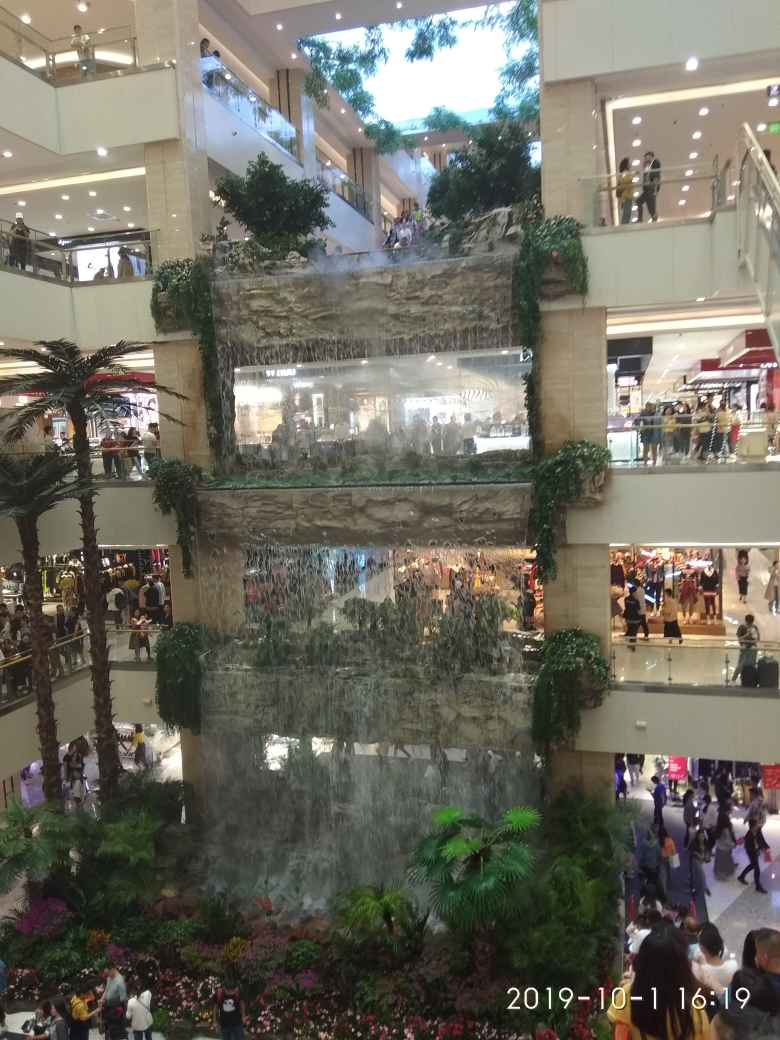
#> input picture photo/20191009142745.jpg, 3120 x 4160 px (shown at 1/4 size); its folder holds only this picture in this run
$ python resize.py   (older library calls are emulated)
#> lines starting #> are read from the running program, lines starting #| are printed output that depends on the picture
#!/usr/bin/env python

import os
from PIL import Image

size = 512, 512

def resize(photo_path):
#> called with photo_path = './photo'
    for root, dirs, files in os.walk(photo_path):
        print('根目录:{0},文件夹:{1},文件数:{2}'.format(root,dirs,len(files)))
        for f in files:
            outfile = f.replace(".jpg", ".thumbnail.jpg")
            try:
                im = Image.open('{0}/{1}'.format(photo_path,f))
#> im is the input picture: PIL image 3120x4160 RGB; mean R, G, B 111.8, 108.9, 97.8
                im.thumbnail(size, Image.ANTIALIAS)
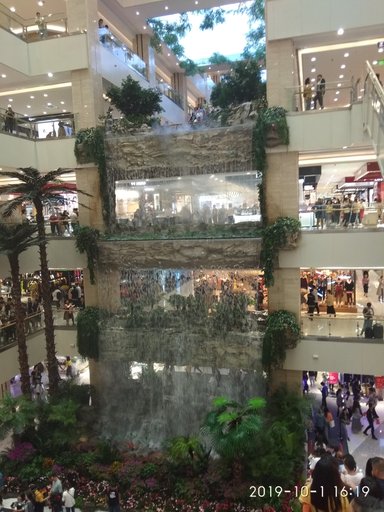
#> im: PIL image 384x512 RGB; mean R, G, B 111.8, 108.9, 97.8
                im.save('./resize/{0}'.format(outfile), "JPEG")
            except IOError:
                print('cannot create thumbnail for{0}'.format(outfile))


if __name__ == "__main__":
    resize('./photo')

$ run again, on photo/201910091429043.jpg
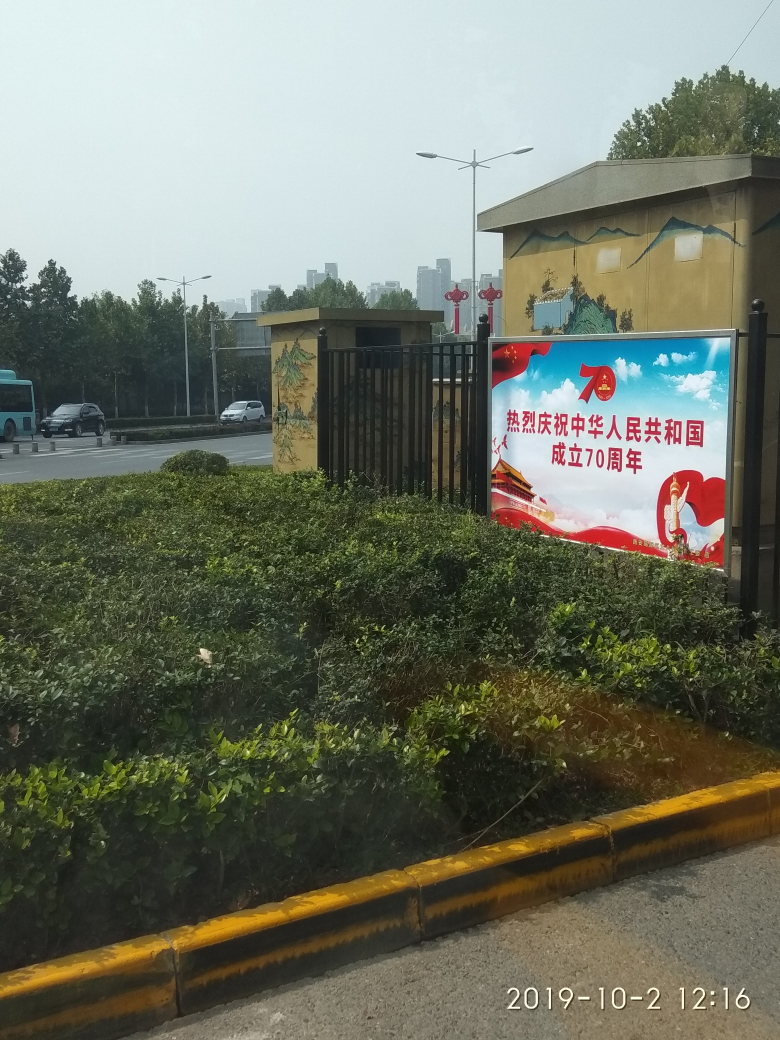
#> input picture photo/201910091429043.jpg, 3120 x 4160 px (shown at 1/4 size)
#> in resize, im is the input picture: PIL image 3120x4160 RGB; mean R, G, B 111.3, 115, 100.9
#> in resize, `im.thumbnail(size, Image.ANTIALIAS)`:
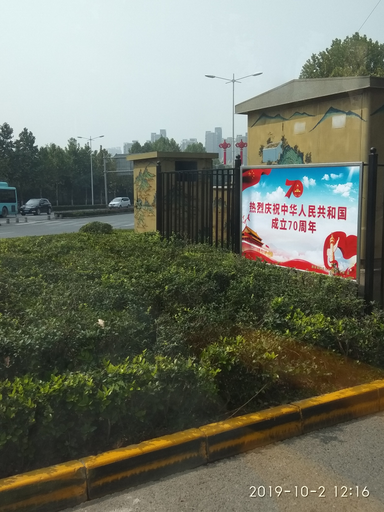
#> im: PIL image 384x512 RGB; mean R, G, B 111.3, 115, 100.9

$ run again, on photo/201910091429045.jpg
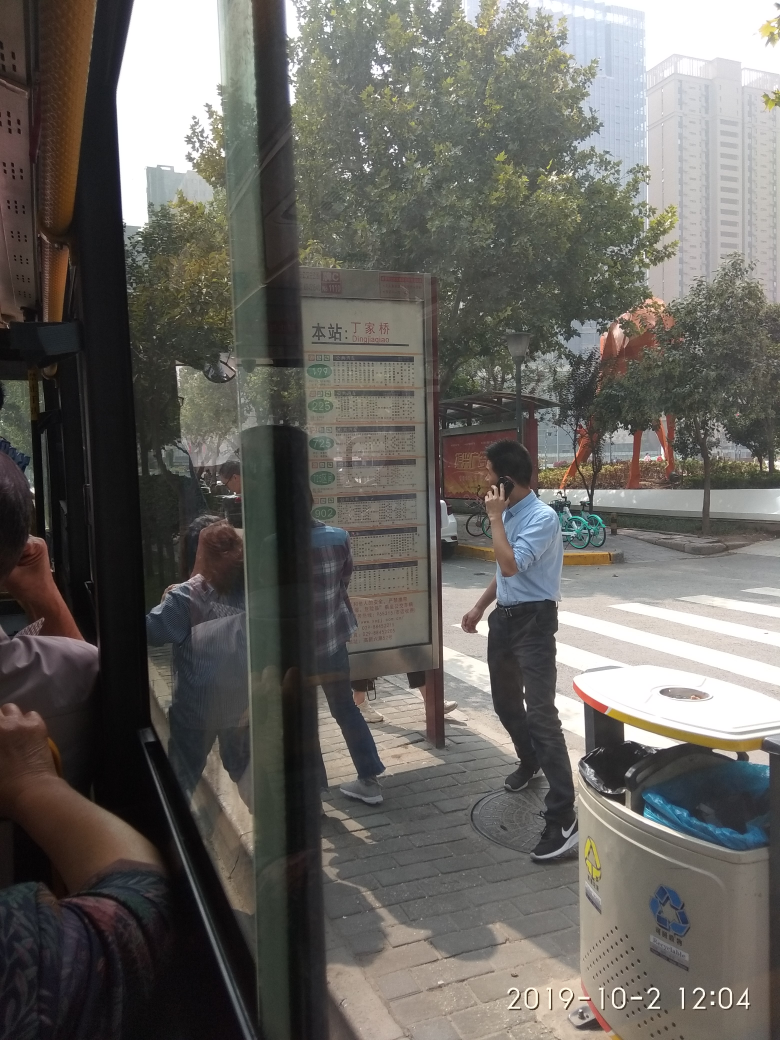
#> input picture photo/201910091429045.jpg, 3120 x 4160 px (shown at 1/4 size)
#> in resize, im is the input picture: PIL image 3120x4160 RGB; mean R, G, B 102.8, 100.3, 95.6
#> in resize, `im.thumbnail(size, Image.ANTIALIAS)`:
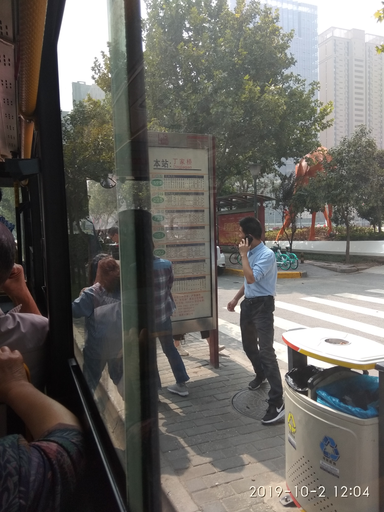
#> im: PIL image 384x512 RGB; mean R, G, B 102.8, 100.3, 95.7

$ run again, on photo/20191009142904.jpg
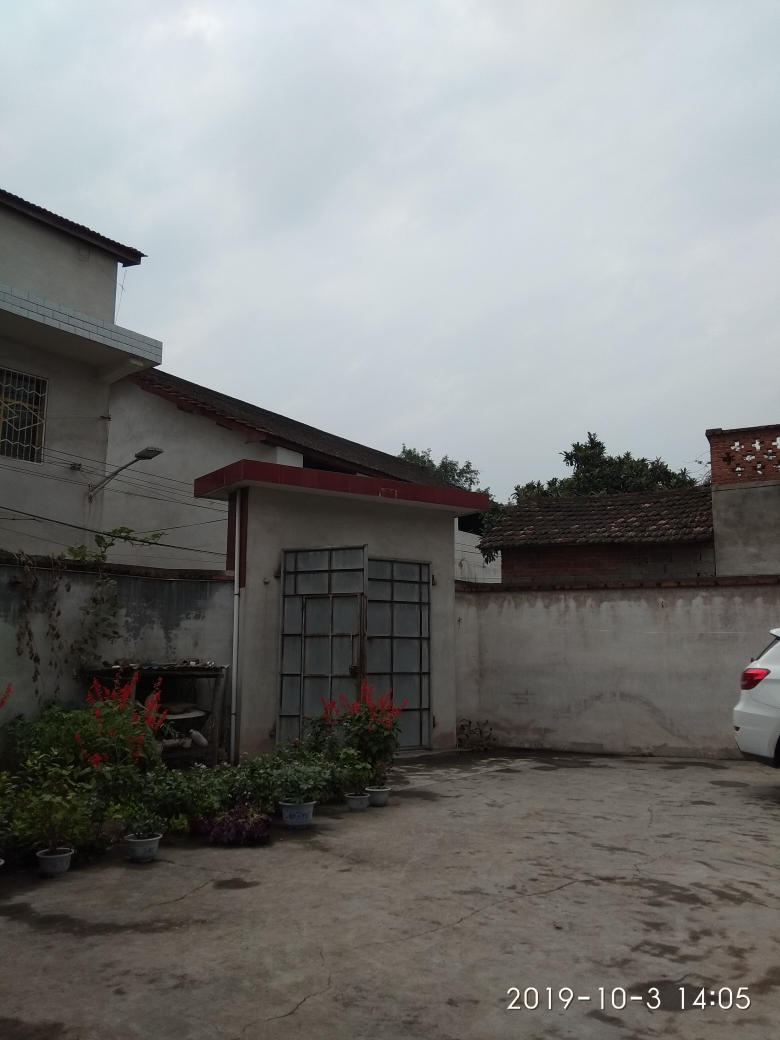
#> input picture photo/20191009142904.jpg, 3120 x 4160 px (shown at 1/4 size)
#> in resize, im is the input picture: PIL image 3120x4160 RGB; mean R, G, B 121.8, 122.8, 121.2
#> in resize, `im.thumbnail(size, Image.ANTIALIAS)`:
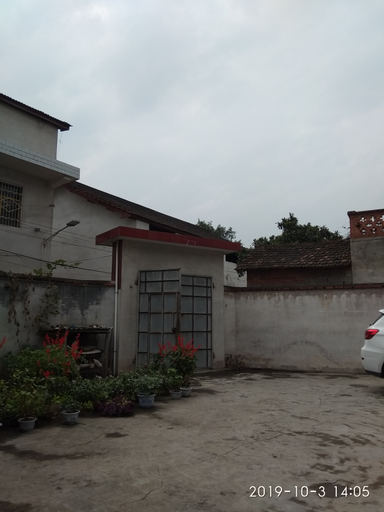
#> im: PIL image 384x512 RGB; mean R, G, B 121.8, 122.8, 121.2

$ run again, on photo/201910091429041.jpg
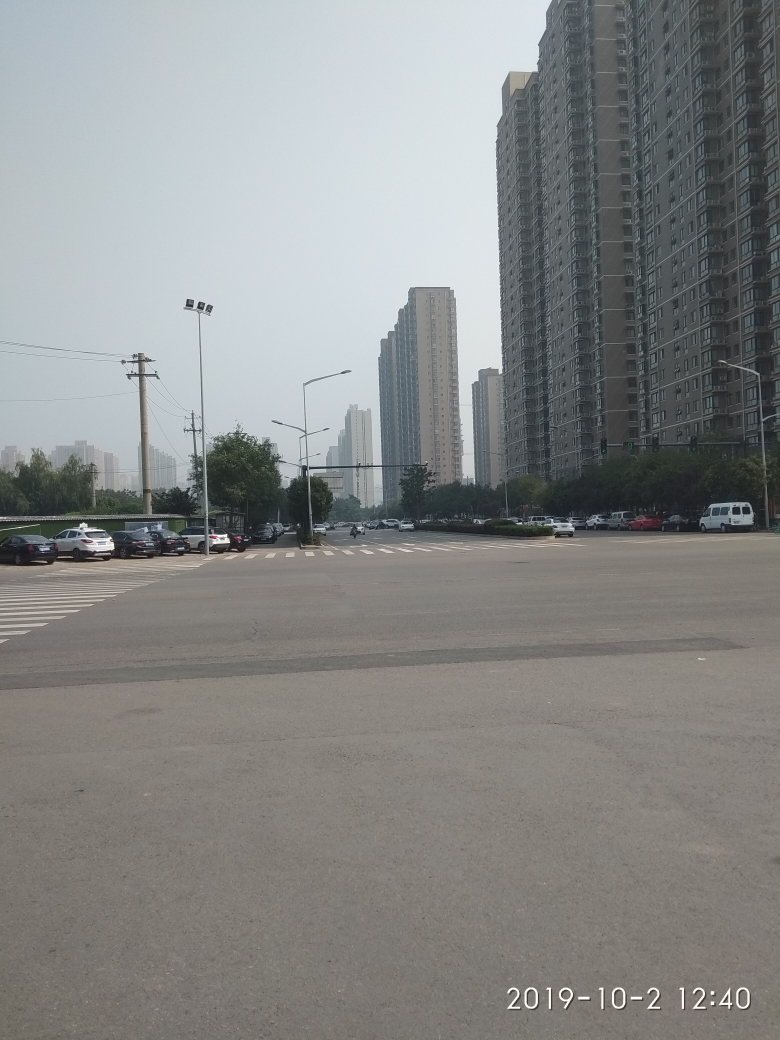
#> input picture photo/201910091429041.jpg, 3120 x 4160 px (shown at 1/4 size)
#> in resize, im is the input picture: PIL image 3120x4160 RGB; mean R, G, B 135, 136.4, 135.3
#> in resize, `im.thumbnail(size, Image.ANTIALIAS)`:
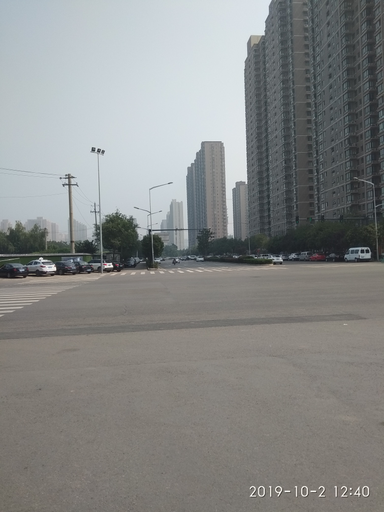
#> im: PIL image 384x512 RGB; mean R, G, B 135, 136.4, 135.3
